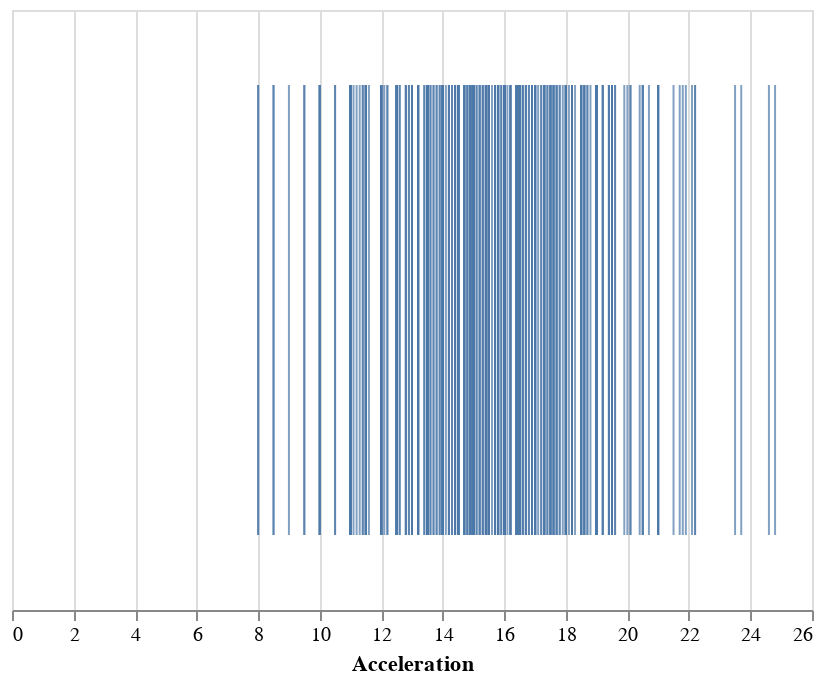

Here is the notebook cell this chart was saved with:
### Markdown cell above
There is another nice mark called `tick`:

### Code cell
alt.Chart(cars).mark_tick().encode(
    x='Acceleration',
)

### Figure 1 — Vega-Lite specification as saved in the notebook (floating-point values rounded to 4 significant figures; data arrays with more than 128 entries replaced by an {"elided": "..."} marker saying what was removed)
{"$schema": "https://vega.github.io/schema/vega-lite/v3.4.0.json", "config": {"mark": {"tooltip": null}, "view": {"height": 300, "width": 400}}, "data": {"name": "data-f02450ab61490a1363517a0190416235"}, "datasets": {"data-f02450ab61490a1363517a0190416235": {"elided": "406 records"}}, "encoding": {"x": {"field": "Acceleration", "type": "quantitative"}}, "mark": "tick"}
